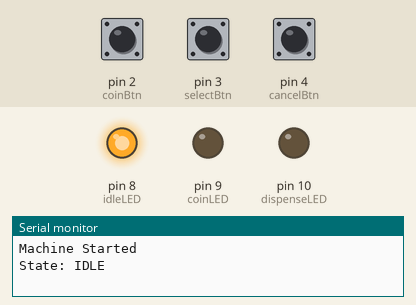
This sketch was run on a simulated Arduino Uno, built with avr-gcc and run on an emulated ATmega328P. Shown: output pins drawn as LEDs (lit = HIGH), the last lines printed to the serial monitor. The test bench sets the inputs (shaded band); at power-on: pin 2 (coinBtn) HIGH, pin 3 (selectBtn) HIGH, pin 4 (cancelBtn) HIGH.

Above: at 1.2 s.
1.3 s: pin 2 (coinBtn) pulled LOW for 0.15 s
At 1.6 s:
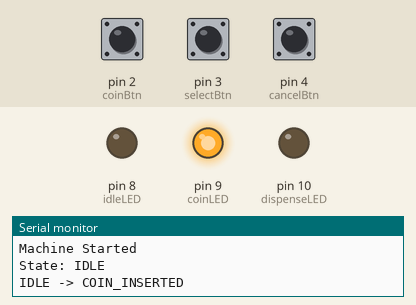
2.9 s: pin 3 (selectBtn) pulled LOW for 0.15 s
At 4.2 s:
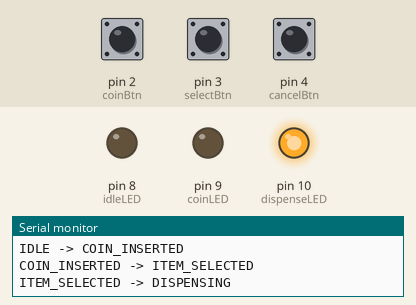
6.0 s: pin 2 (coinBtn) pulled LOW for 1 s
At 6.5 s:
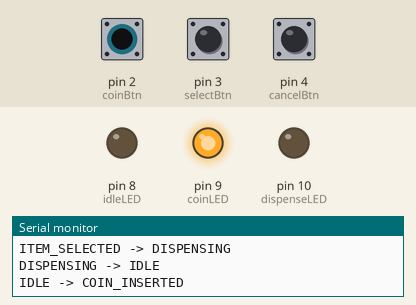
8.5 s: pin 4 (cancelBtn) pulled LOW for 0.15 s
At 9.4 s:
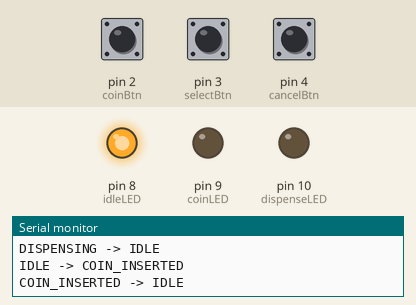
10.1 s: pin 2 (coinBtn) pulled LOW for 3.2 s
At 10.7 s:
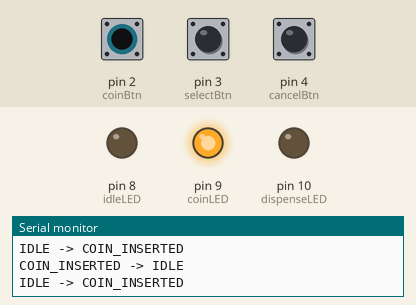
Timing chart, 0 to 13.1 s (numbered marks = the images above; inputs shaded):
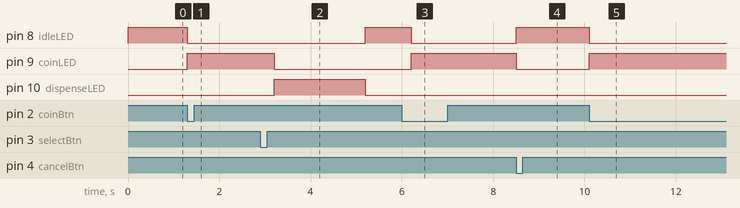

The sketch:

vending_machine.ino
```cpp
/*
STATE TRANSITION DIAGRAM

IDLE
   |
Insert Coin
   v
COIN_INSERTED ----Cancel----> IDLE
   |
Select Item
   v
ITEM_SELECTED ----Cancel----> IDLE
   |
Dispense
   v
DISPENSING
   |
Done
   v
IDLE
*/

const int coinBtn = 2;
const int selectBtn = 3;
const int cancelBtn = 4;

const int idleLED = 8;
const int coinLED = 9;
const int dispenseLED = 10;

enum State {
  IDLE,
  COIN_INSERTED,
  ITEM_SELECTED,
  DISPENSING
};

State currentState = IDLE;

void setup() {
  pinMode(coinBtn, INPUT_PULLUP);
  pinMode(selectBtn, INPUT_PULLUP);
  pinMode(cancelBtn, INPUT_PULLUP);

  pinMode(idleLED, OUTPUT);
  pinMode(coinLED, OUTPUT);
  pinMode(dispenseLED, OUTPUT);

  Serial.begin(9600);

  updateLEDs();
  Serial.println("Machine Started");
  Serial.println("State: IDLE");
}

void loop() {

  switch (currentState) {

    case IDLE:
      if (digitalRead(coinBtn) == LOW) {
        currentState = COIN_INSERTED;
        Serial.println("IDLE -> COIN_INSERTED");
        updateLEDs();
        delay(300);
      }
      break;

    case COIN_INSERTED:

      if (digitalRead(cancelBtn) == LOW) {
        currentState = IDLE;
        Serial.println("COIN_INSERTED -> IDLE");
        updateLEDs();
        delay(300);
      }

      else if (digitalRead(selectBtn) == LOW) {
        currentState = ITEM_SELECTED;
        Serial.println("COIN_INSERTED -> ITEM_SELECTED");
        updateLEDs();
        delay(300);
      }
      break;

    case ITEM_SELECTED:
      Serial.println("ITEM_SELECTED -> DISPENSING");
      currentState = DISPENSING;
      updateLEDs();
      delay(2000);
      break;

    case DISPENSING:
      Serial.println("DISPENSING -> IDLE");
      currentState = IDLE;
      updateLEDs();
      delay(1000);
      break;
  }
}

void updateLEDs() {

  digitalWrite(idleLED, LOW);
  digitalWrite(coinLED, LOW);
  digitalWrite(dispenseLED, LOW);

  switch (currentState) {

    case IDLE:
      digitalWrite(idleLED, HIGH);
      break;

    case COIN_INSERTED:
      digitalWrite(coinLED, HIGH);
      break;

    case ITEM_SELECTED:
      digitalWrite(coinLED, HIGH);
      break;

    case DISPENSING:
      digitalWrite(dispenseLED, HIGH);
      break;
  }
}
```

Measured:
- after the input at 1.3 s, pin 8 (idleLED): HIGH → LOW at once; pin 9 (coinLED): LOW → HIGH at once
- after the input at 2.9 s, pin 8 (idleLED): LOW → HIGH after 2.3 s; pin 9 (coinLED): HIGH → LOW after 0.30 s; pin 10 (dispenseLED): LOW → HIGH after 0.30 s, → LOW 2.0 s later
- after the input at 6.0 s, pin 8 (idleLED): HIGH → LOW after 0.20 s; pin 9 (coinLED): LOW → HIGH after 0.20 s
- after the input at 8.5 s, pin 8 (idleLED): LOW → HIGH at once; pin 9 (coinLED): HIGH → LOW at once
- after the input at 10.1 s, pin 8 (idleLED): HIGH → LOW at once; pin 9 (coinLED): LOW → HIGH at once
